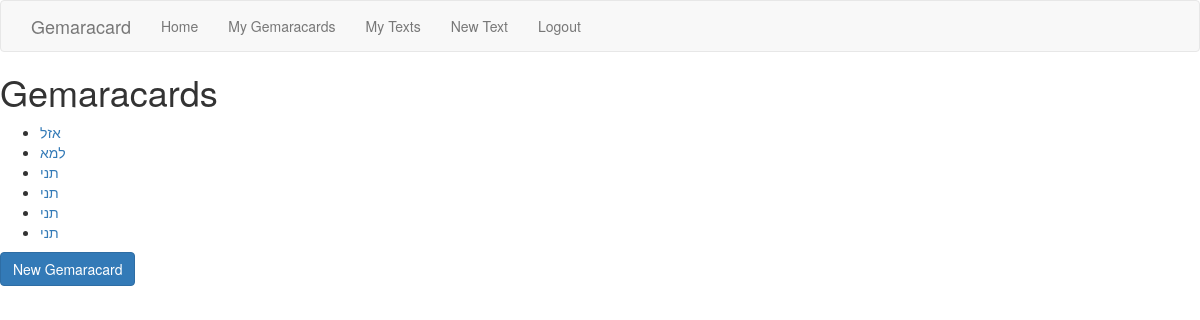
/flashcard-list/ (signed in), run on an earlier commit of the app's database.
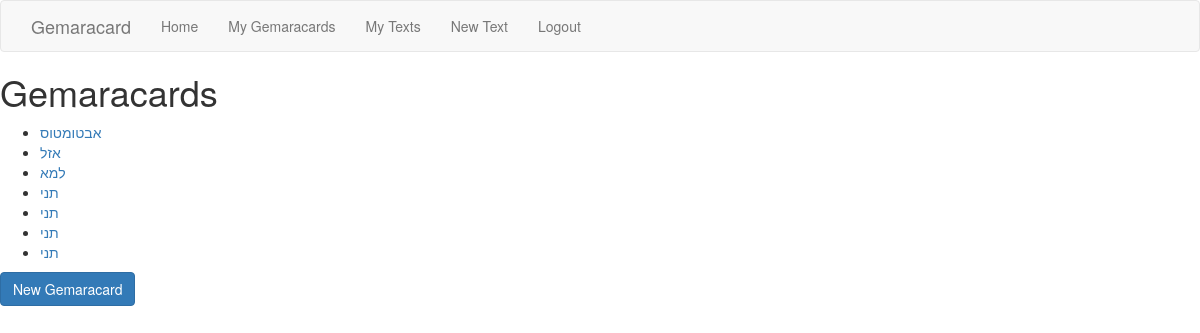
And on a later commit of the database.
### flashcard/models.py (models this page shows, shortened)
class Flashcard(models.Model):
    vocab_term = models.CharField(max_length=200, blank=False)
    HEBREW = 'HEB'
    ARAMAIC = 'ARAM'
    LOANWORD = 'LW'
    LANGUAGE_CHOICES = (
        (HEBREW, 'Hebrew'),
        (ARAMAIC, 'Aramaic'),
        (LOANWORD, 'Loanword')
    )
    language = models.CharField(
        max_length=4,
        choices=LANGUAGE_CHOICES,
        default=HEBREW,
    )
    loanword_language = models.TextField(blank=True)
    VERB = 'VERB'
    NOUN = 'NOUN'
    ADJECTIVE = 'ADJ'
    PREPOSITION = 'PREP'
    ADVERB = 'ADV'
    OTHER = 'OTHER'
    POS_CHOICES = (
        (VERB, 'Verb'),
        (NOUN, 'Noun'),
        (ADJECTIVE, 'Adjective'),
        (PREPOSITION, 'Preposition'),
        (ADVERB, 'Adverb'),
        (OTHER, 'Other'),
    )
    part_of_speech = models.CharField(
        max_length=5,
        choices=POS_CHOICES,
        default=NOUN,
    )
    root = models.CharField(max_length=4, blank=True)
    page_number = models.IntegerField(blank=True, default=0)
    translation = models.TextField(blank=True)
    notes = models.TextField(blank=True)
    published_date = models.DateTimeField(auto_now=True)
    author = models.ForeignKey(User)

### flashcard/views.py (the view)
# urls.py: url(r'^flashcard-list/$', flashcard_list, name='flashcard_list'),
@login_required
def flashcard_list(request):
    flashcards = Flashcard.objects.filter(author=request.user)
    sorted_flashcards = flashcards.order_by('vocab_term')
    context = {'cards': sorted_flashcards}
    return render(request, 'flashcard-list.html', context)

### flashcard/templates/flashcard-list.html
{% extends "base.html" %}
{% block content %}
<h1>Gemaracards</h1>
<ul>
  {% for card in cards %}
    <li><a href="{% url 'flashcard_detail' card.pk %}">{{ card.vocab_term }}</a></li>
  {% endfor %}
</ul>
<a href="{% url 'flashcard_new' %}" class="btn btn-primary" role="button">New Gemaracard</a>
{% endblock %}

What changed in the data, as far as the page shows it:
added Flashcard: vocab_term "אבטומטוס"
